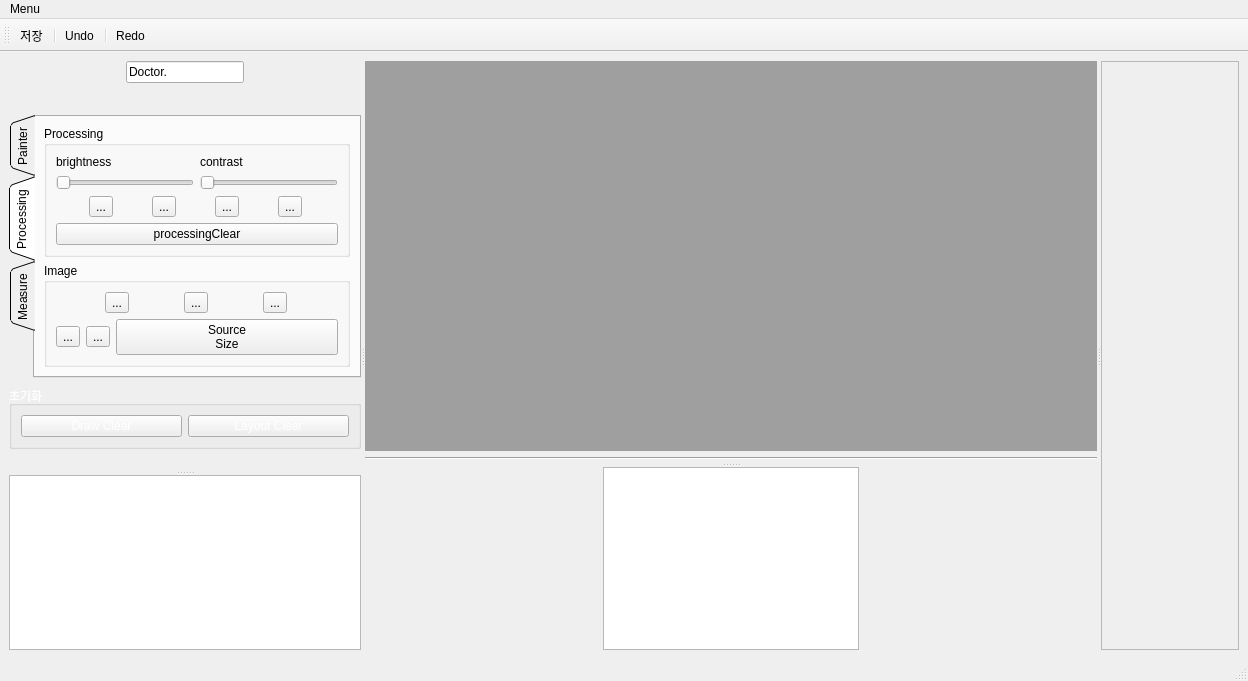
<?xml version="1.0" encoding="UTF-8"?>
<ui version="4.0">
 <class>MainWindow</class>
 <widget class="QMainWindow" name="MainWindow">
  <property name="geometry">
   <rect>
    <x>0</x>
    <y>0</y>
    <width>1248</width>
    <height>681</height>
   </rect>
  </property>
  <property name="windowTitle">
   <string>MainWindow</string>
  </property>
  <property name="styleSheet">
   <string notr="true">QMainWindow {background-color: rgb(32, 56, 100)};

</string>
  </property>
  <widget class="QWidget" name="centralwidget">
   <layout class="QVBoxLayout" name="verticalLayout_2">
    <item>
     <widget class="QSplitter" name="splitter4">
      <property name="orientation">
       <enum>Qt::Horizontal</enum>
      </property>
      <widget class="QSplitter" name="splitter3">
       <property name="orientation">
        <enum>Qt::Horizontal</enum>
       </property>
       <widget class="QSplitter" name="splitter">
        <property name="orientation">
         <enum>Qt::Vertical</enum>
        </property>
        <widget class="QWidget" name="layoutWidget">
         <layout class="QVBoxLayout" name="verticalLayout_8">
          <item>
           <layout class="QVBoxLayout" name="verticalLayout_5">
            <item>
             <layout class="QHBoxLayout" name="horizontalLayout_13">
              <item>
               <spacer name="horizontalSpacer_8">
                <property name="orientation">
                 <enum>Qt::Horizontal</enum>
                </property>
                <property name="sizeHint" stdset="0">
                 <size>
                  <width>40</width>
                  <height>20</height>
                 </size>
                </property>
               </spacer>
              </item>
              <item>
               <widget class="QLineEdit" name="doctorNameLineEdit">
                <property name="text">
                 <string>Doctor.</string>
                </property>
                <property name="readOnly">
                 <bool>true</bool>
                </property>
               </widget>
              </item>
              <item>
               <spacer name="horizontalSpacer_7">
                <property name="orientation">
                 <enum>Qt::Horizontal</enum>
                </property>
                <property name="sizeHint" stdset="0">
                 <size>
                  <width>40</width>
                  <height>20</height>
                 </size>
                </property>
               </spacer>
              </item>
             </layout>
            </item>
            <item>
             <spacer name="verticalSpacer_3">
              <property name="orientation">
               <enum>Qt::Vertical</enum>
              </property>
              <property name="sizeHint" stdset="0">
               <size>
                <width>20</width>
                <height>40</height>
               </size>
              </property>
             </spacer>
            </item>
           </layout>
          </item>
          <item>
           <widget class="QTabWidget" name="tabWidget">
            <property name="tabPosition">
             <enum>QTabWidget::West</enum>
            </property>
            <property name="tabShape">
             <enum>QTabWidget::Triangular</enum>
            </property>
            <property name="currentIndex">
             <number>1</number>
            </property>
            <widget class="QWidget" name="painterTab">
             <attribute name="title">
              <string>Painter</string>
             </attribute>
             <layout class="QVBoxLayout" name="verticalLayout">
              <item>
               <widget class="QGroupBox" name="brushGroupBox">
                <property name="styleSheet">
                 <string notr="true">QGroupBox {color: rgb(255, 255, 255)};</string>
                </property>
                <property name="title">
                 <string>Brush</string>
                </property>
                <layout class="QHBoxLayout" name="horizontalLayout_6">
                 <item>
                  <widget class="QToolButton" name="brushToolButton">
                   <property name="styleSheet">
                    <string notr="true">QToolButton {color: rgb(255, 255, 255)};
</string>
                   </property>
                   <property name="text">
                    <string>Brush</string>
                   </property>
                   <property name="icon">
                    <iconset resource="Image.qrc">
                     <normaloff>:/icon/Image/draw2.png</normaloff>:/icon/Image/draw2.png</iconset>
                   </property>
                  </widget>
                 </item>
                 <item>
                  <widget class="QSpinBox" name="spinBox"/>
                 </item>
                </layout>
               </widget>
              </item>
              <item>
               <widget class="QGroupBox" name="figureGroupBox">
                <property name="styleSheet">
                 <string notr="true">QGroupBox {color: rgb(255, 255, 255)};</string>
                </property>
                <property name="title">
                 <string>Figure</string>
                </property>
                <layout class="QHBoxLayout" name="horizontalLayout_3">
                 <item>
                  <widget class="QToolButton" name="circleToolButton">
                   <property name="minimumSize">
                    <size>
                     <width>0</width>
                     <height>0</height>
                    </size>
                   </property>
                   <property name="text">
                    <string>...</string>
                   </property>
                   <property name="icon">
                    <iconset resource="Image.qrc">
                     <normaloff>:/icon/Image/circle2.png</normaloff>:/icon/Image/circle2.png</iconset>
                   </property>
                   <property name="iconSize">
                    <size>
                     <width>30</width>
                     <height>30</height>
                    </size>
                   </property>
                  </widget>
                 </item>
                 <item>
                  <widget class="QToolButton" name="triangleToolButton">
                   <property name="minimumSize">
                    <size>
                     <width>0</width>
                     <height>0</height>
                    </size>
                   </property>
                   <property name="text">
                    <string>...</string>
                   </property>
                   <property name="icon">
                    <iconset resource="Image.qrc">
                     <normaloff>:/icon/Image/triangle2.png</normaloff>:/icon/Image/triangle2.png</iconset>
                   </property>
                   <property name="iconSize">
                    <size>
                     <width>30</width>
                     <height>30</height>
                    </size>
                   </property>
                  </widget>
                 </item>
                 <item>
                  <widget class="QToolButton" name="rectangleToolButton">
                   <property name="minimumSize">
                    <size>
                     <width>0</width>
                     <height>0</height>
                    </size>
                   </property>
                   <property name="text">
                    <string>...</string>
                   </property>
                   <property name="icon">
                    <iconset resource="Image.qrc">
                     <normaloff>:/icon/Image/rectangle2.png</normaloff>:/icon/Image/rectangle2.png</iconset>
                   </property>
                   <property name="iconSize">
                    <size>
                     <width>30</width>
                     <height>30</height>
                    </size>
                   </property>
                  </widget>
                 </item>
                 <item>
                  <widget class="QToolButton" name="arrowToolButton">
                   <property name="minimumSize">
                    <size>
                     <width>0</width>
                     <height>0</height>
                    </size>
                   </property>
                   <property name="text">
                    <string>...</string>
                   </property>
                   <property name="icon">
                    <iconset resource="Image.qrc">
                     <normaloff>:/icon/Image/arrow3.png</normaloff>:/icon/Image/arrow3.png</iconset>
                   </property>
                   <property name="iconSize">
                    <size>
                     <width>30</width>
                     <height>30</height>
                    </size>
                   </property>
                  </widget>
                 </item>
                </layout>
               </widget>
              </item>
              <item>
               <widget class="QGroupBox" name="colorGroupBox">
                <property name="styleSheet">
                 <string notr="true">QGroupBox {color: rgb(255, 255, 255)};</string>
                </property>
                <property name="title">
                 <string>Color</string>
                </property>
                <layout class="QHBoxLayout" name="horizontalLayout_4">
                 <item>
                  <widget class="QToolButton" name="colorToolButton">
                   <property name="layoutDirection">
                    <enum>Qt::LeftToRight</enum>
                   </property>
                   <property name="text">
                    <string>Color</string>
                   </property>
                   <property name="icon">
                    <iconset resource="Image.qrc">
                     <normaloff>:/icon/Image/color.png</normaloff>:/icon/Image/color.png</iconset>
                   </property>
                   <property name="iconSize">
                    <size>
                     <width>150</width>
                     <height>15</height>
                    </size>
                   </property>
                  </widget>
                 </item>
                </layout>
               </widget>
              </item>
             </layout>
            </widget>
            <widget class="QWidget" name="processingTab">
             <attribute name="title">
              <string>Processing</string>
             </attribute>
             <layout class="QVBoxLayout" name="verticalLayout_4">
              <item>
               <widget class="QGroupBox" name="groupBox">
                <property name="title">
                 <string>Processing</string>
                </property>
                <layout class="QVBoxLayout" name="verticalLayout_12">
                 <item>
                  <layout class="QHBoxLayout" name="horizontalLayout_2">
                   <item>
                    <layout class="QVBoxLayout" name="verticalLayout_9">
                     <item>
                      <widget class="QLabel" name="label">
                       <property name="text">
                        <string>brightness</string>
                       </property>
                       <property name="buddy">
                        <cstring>brightnessSlider</cstring>
                       </property>
                      </widget>
                     </item>
                     <item>
                      <widget class="QSlider" name="brightnessSlider">
                       <property name="orientation">
                        <enum>Qt::Horizontal</enum>
                       </property>
                      </widget>
                     </item>
                    </layout>
                   </item>
                   <item>
                    <layout class="QVBoxLayout" name="verticalLayout_10">
                     <item>
                      <widget class="QLabel" name="label_2">
                       <property name="text">
                        <string>contrast</string>
                       </property>
                       <property name="buddy">
                        <cstring>contrastSlider</cstring>
                       </property>
                      </widget>
                     </item>
                     <item>
                      <widget class="QSlider" name="contrastSlider">
                       <property name="orientation">
                        <enum>Qt::Horizontal</enum>
                       </property>
                      </widget>
                     </item>
                    </layout>
                   </item>
                  </layout>
                 </item>
                 <item>
                  <layout class="QHBoxLayout" name="horizontalLayout">
                   <item>
                    <widget class="QToolButton" name="sharpenToolButton">
                     <property name="text">
                      <string>...</string>
                     </property>
                     <property name="icon">
                      <iconset resource="Image.qrc">
                       <normaloff>:/icon/Image/sharpen.png</normaloff>:/icon/Image/sharpen.png</iconset>
                     </property>
                     <property name="iconSize">
                      <size>
                       <width>30</width>
                       <height>30</height>
                      </size>
                     </property>
                    </widget>
                   </item>
                   <item>
                    <widget class="QToolButton" name="inversionToolButton">
                     <property name="text">
                      <string>...</string>
                     </property>
                     <property name="icon">
                      <iconset resource="Image.qrc">
                       <normaloff>:/icon/Image/Contrast.png</normaloff>:/icon/Image/Contrast.png</iconset>
                     </property>
                     <property name="iconSize">
                      <size>
                       <width>30</width>
                       <height>30</height>
                      </size>
                     </property>
                    </widget>
                   </item>
                   <item>
                    <widget class="QToolButton" name="verticalFlipToolButton">
                     <property name="text">
                      <string>...</string>
                     </property>
                     <property name="icon">
                      <iconset resource="Image.qrc">
                       <normaloff>:/icon/Image/vertical flip.png</normaloff>:/icon/Image/vertical flip.png</iconset>
                     </property>
                     <property name="iconSize">
                      <size>
                       <width>30</width>
                       <height>30</height>
                      </size>
                     </property>
                    </widget>
                   </item>
                   <item>
                    <widget class="QToolButton" name="horizontalFlipToolButton">
                     <property name="text">
                      <string>...</string>
                     </property>
                     <property name="icon">
                      <iconset resource="Image.qrc">
                       <normaloff>:/icon/Image/horizontal flip.png</normaloff>:/icon/Image/horizontal flip.png</iconset>
                     </property>
                     <property name="iconSize">
                      <size>
                       <width>30</width>
                       <height>30</height>
                      </size>
                     </property>
                    </widget>
                   </item>
                  </layout>
                 </item>
                 <item>
                  <widget class="QPushButton" name="processingClear">
                   <property name="text">
                    <string>processingClear</string>
                   </property>
                  </widget>
                 </item>
                </layout>
               </widget>
              </item>
              <item>
               <widget class="QGroupBox" name="imageGroupBox">
                <property name="styleSheet">
                 <string notr="true">QGroupBox {color: rgb(255, 255, 255)};</string>
                </property>
                <property name="title">
                 <string>Image</string>
                </property>
                <layout class="QVBoxLayout" name="verticalLayout_3">
                 <item>
                  <layout class="QHBoxLayout" name="horizontalLayout_10">
                   <item>
                    <widget class="QToolButton" name="zoomInToolButton">
                     <property name="text">
                      <string>...</string>
                     </property>
                     <property name="icon">
                      <iconset resource="Image.qrc">
                       <normaloff>:/icon/Image/zoom.png</normaloff>:/icon/Image/zoom.png</iconset>
                     </property>
                     <property name="iconSize">
                      <size>
                       <width>30</width>
                       <height>30</height>
                      </size>
                     </property>
                    </widget>
                   </item>
                   <item>
                    <widget class="QToolButton" name="zoomOutToolButton">
                     <property name="text">
                      <string>...</string>
                     </property>
                     <property name="icon">
                      <iconset resource="Image.qrc">
                       <normaloff>:/icon/Image/zoomOut.png</normaloff>:/icon/Image/zoomOut.png</iconset>
                     </property>
                     <property name="iconSize">
                      <size>
                       <width>30</width>
                       <height>30</height>
                      </size>
                     </property>
                    </widget>
                   </item>
                   <item>
                    <widget class="QToolButton" name="panningToolButton">
                     <property name="text">
                      <string>...</string>
                     </property>
                     <property name="icon">
                      <iconset resource="Image.qrc">
                       <normaloff>:/icon/Image/panning.png</normaloff>:/icon/Image/panning.png</iconset>
                     </property>
                     <property name="iconSize">
                      <size>
                       <width>30</width>
                       <height>30</height>
                      </size>
                     </property>
                    </widget>
                   </item>
                  </layout>
                 </item>
                 <item>
                  <layout class="QHBoxLayout" name="horizontalLayout_12">
                   <item>
                    <widget class="QToolButton" name="leftRotateToolButton">
                     <property name="text">
                      <string>...</string>
                     </property>
                     <property name="icon">
                      <iconset resource="Image.qrc">
                       <normaloff>:/icon/Image/rotate_L.png</normaloff>:/icon/Image/rotate_L.png</iconset>
                     </property>
                     <property name="iconSize">
                      <size>
                       <width>30</width>
                       <height>30</height>
                      </size>
                     </property>
                    </widget>
                   </item>
                   <item>
                    <widget class="QToolButton" name="rightRotateToolButton">
                     <property name="text">
                      <string>...</string>
                     </property>
                     <property name="icon">
                      <iconset resource="Image.qrc">
                       <normaloff>:/icon/Image/rotate_R.png</normaloff>:/icon/Image/rotate_R.png</iconset>
                     </property>
                     <property name="iconSize">
                      <size>
                       <width>30</width>
                       <height>30</height>
                      </size>
                     </property>
                    </widget>
                   </item>
                   <item>
                    <widget class="QPushButton" name="sourceSizePushButton">
                     <property name="styleSheet">
                      <string notr="true">QPushButton {background-color: rgb(217, 217, 217)};</string>
                     </property>
                     <property name="text">
                      <string>Source
Size</string>
                     </property>
                    </widget>
                   </item>
                  </layout>
                 </item>
                </layout>
               </widget>
              </item>
             </layout>
            </widget>
            <widget class="QWidget" name="measueTab">
             <attribute name="title">
              <string>Measure</string>
             </attribute>
             <layout class="QVBoxLayout" name="verticalLayout_6">
              <item>
               <widget class="QGroupBox" name="measureGroupBox">
                <property name="styleSheet">
                 <string notr="true">QGroupBox {color: rgb(255, 255, 255)};</string>
                </property>
                <property name="title">
                 <string>Measure</string>
                </property>
                <layout class="QHBoxLayout" name="horizontalLayout_5">
                 <item>
                  <widget class="QToolButton" name="rulerToolButton">
                   <property name="minimumSize">
                    <size>
                     <width>0</width>
                     <height>0</height>
                    </size>
                   </property>
                   <property name="text">
                    <string>...</string>
                   </property>
                   <property name="icon">
                    <iconset resource="Image.qrc">
                     <normaloff>:/icon/Image/ruler.png</normaloff>:/icon/Image/ruler.png</iconset>
                   </property>
                   <property name="iconSize">
                    <size>
                     <width>30</width>
                     <height>30</height>
                    </size>
                   </property>
                  </widget>
                 </item>
                 <item>
                  <widget class="QToolButton" name="measureToolButton">
                   <property name="minimumSize">
                    <size>
                     <width>0</width>
                     <height>0</height>
                    </size>
                   </property>
                   <property name="text">
                    <string>...</string>
                   </property>
                   <property name="icon">
                    <iconset resource="Image.qrc">
                     <normaloff>:/icon/Image/measure.png</normaloff>:/icon/Image/measure.png</iconset>
                   </property>
                   <property name="iconSize">
                    <size>
                     <width>30</width>
                     <height>30</height>
                    </size>
                   </property>
                  </widget>
                 </item>
                 <item>
                  <widget class="QToolButton" name="protractorToolButton">
                   <property name="minimumSize">
                    <size>
                     <width>0</width>
                     <height>0</height>
                    </size>
                   </property>
                   <property name="text">
                    <string>...</string>
                   </property>
                   <property name="icon">
                    <iconset resource="Image.qrc">
                     <normaloff>:/icon/Image/progtractor.png</normaloff>:/icon/Image/progtractor.png</iconset>
                   </property>
                   <property name="iconSize">
                    <size>
                     <width>30</width>
                     <height>30</height>
                    </size>
                   </property>
                  </widget>
                 </item>
                </layout>
               </widget>
              </item>
              <item>
               <widget class="QGroupBox" name="implantGroupBox">
                <property name="styleSheet">
                 <string notr="true">QGroupBox {color: rgb(255, 255, 255)};</string>
                </property>
                <property name="title">
                 <string>Implant</string>
                </property>
                <layout class="QHBoxLayout" name="horizontalLayout_11">
                 <item>
                  <widget class="QToolButton" name="implantToolButton">
                   <property name="minimumSize">
                    <size>
                     <width>100</width>
                     <height>0</height>
                    </size>
                   </property>
                   <property name="sizeIncrement">
                    <size>
                     <width>0</width>
                     <height>0</height>
                    </size>
                   </property>
                   <property name="text">
                    <string>...</string>
                   </property>
                   <property name="icon">
                    <iconset resource="Image.qrc">
                     <normaloff>:/icon/Image/implant.png</normaloff>:/icon/Image/implant.png</iconset>
                   </property>
                   <property name="iconSize">
                    <size>
                     <width>30</width>
                     <height>30</height>
                    </size>
                   </property>
                  </widget>
                 </item>
                </layout>
               </widget>
              </item>
             </layout>
            </widget>
           </widget>
          </item>
          <item>
           <layout class="QVBoxLayout" name="verticalLayout_7">
            <item>
             <spacer name="verticalSpacer_4">
              <property name="orientation">
               <enum>Qt::Vertical</enum>
              </property>
              <property name="sizeHint" stdset="0">
               <size>
                <width>20</width>
                <height>15</height>
               </size>
              </property>
             </spacer>
            </item>
            <item>
             <widget class="QGroupBox" name="initializationGroupBox">
              <property name="palette">
               <palette>
                <active>
                 <colorrole role="WindowText">
                  <brush brushstyle="SolidPattern">
                   <color alpha="255">
                    <red>255</red>
                    <green>255</green>
                    <blue>255</blue>
                   </color>
                  </brush>
                 </colorrole>
                 <colorrole role="Text">
                  <brush brushstyle="SolidPattern">
                   <color alpha="255">
                    <red>255</red>
                    <green>255</green>
                    <blue>255</blue>
                   </color>
                  </brush>
                 </colorrole>
                 <colorrole role="ButtonText">
                  <brush brushstyle="SolidPattern">
                   <color alpha="255">
                    <red>255</red>
                    <green>255</green>
                    <blue>255</blue>
                   </color>
                  </brush>
                 </colorrole>
                 <colorrole role="PlaceholderText">
                  <brush brushstyle="SolidPattern">
                   <color alpha="255">
                    <red>255</red>
                    <green>255</green>
                    <blue>255</blue>
                   </color>
                  </brush>
                 </colorrole>
                </active>
                <inactive>
                 <colorrole role="WindowText">
                  <brush brushstyle="SolidPattern">
                   <color alpha="255">
                    <red>255</red>
                    <green>255</green>
                    <blue>255</blue>
                   </color>
                  </brush>
                 </colorrole>
                 <colorrole role="Text">
                  <brush brushstyle="SolidPattern">
                   <color alpha="255">
                    <red>255</red>
                    <green>255</green>
                    <blue>255</blue>
                   </color>
                  </brush>
                 </colorrole>
                 <colorrole role="ButtonText">
                  <brush brushstyle="SolidPattern">
                   <color alpha="255">
                    <red>255</red>
                    <green>255</green>
                    <blue>255</blue>
                   </color>
                  </brush>
                 </colorrole>
                 <colorrole role="PlaceholderText">
                  <brush brushstyle="SolidPattern">
                   <color alpha="255">
                    <red>255</red>
                    <green>255</green>
                    <blue>255</blue>
                   </color>
                  </brush>
                 </colorrole>
                </inactive>
                <disabled>
                 <colorrole role="WindowText">
                  <brush brushstyle="SolidPattern">
                   <color alpha="255">
                    <red>255</red>
                    <green>255</green>
                    <blue>255</blue>
                   </color>
                  </brush>
                 </colorrole>
                 <colorrole role="Text">
                  <brush brushstyle="SolidPattern">
                   <color alpha="255">
                    <red>255</red>
                    <green>255</green>
                    <blue>255</blue>
                   </color>
                  </brush>
                 </colorrole>
                 <colorrole role="ButtonText">
                  <brush brushstyle="SolidPattern">
                   <color alpha="255">
                    <red>255</red>
                    <green>255</green>
                    <blue>255</blue>
                   </color>
                  </brush>
                 </colorrole>
                 <colorrole role="PlaceholderText">
                  <brush brushstyle="SolidPattern">
                   <color alpha="255">
                    <red>255</red>
                    <green>255</green>
                    <blue>255</blue>
                   </color>
                  </brush>
                 </colorrole>
                </disabled>
               </palette>
              </property>
              <property name="autoFillBackground">
               <bool>false</bool>
              </property>
              <property name="styleSheet">
               <string notr="true">QGroupBox {color: rgb(255, 255, 255)};


</string>
              </property>
              <property name="title">
               <string>초기화</string>
              </property>
              <property name="checkable">
               <bool>false</bool>
              </property>
              <layout class="QHBoxLayout" name="horizontalLayout_8">
               <item>
                <widget class="QPushButton" name="drawClearPushButton">
                 <property name="styleSheet">
                  <string notr="true">QPushButton {background-color: rgb(217, 217, 217)};</string>
                 </property>
                 <property name="text">
                  <string>Draw Clear</string>
                 </property>
                </widget>
               </item>
               <item>
                <widget class="QPushButton" name="layoutClearPushButton">
                 <property name="styleSheet">
                  <string notr="true">QPushButton {background-color: rgb(217, 217, 217)};
</string>
                 </property>
                 <property name="text">
                  <string>Layout Clear</string>
                 </property>
                </widget>
               </item>
              </layout>
             </widget>
            </item>
           </layout>
          </item>
          <item>
           <spacer name="verticalSpacer_2">
            <property name="orientation">
             <enum>Qt::Vertical</enum>
            </property>
            <property name="sizeHint" stdset="0">
             <size>
              <width>256</width>
              <height>36</height>
             </size>
            </property>
           </spacer>
          </item>
         </layout>
        </widget>
        <widget class="QTableView" name="patientTableView">
         <property name="editTriggers">
          <set>QAbstractItemView::NoEditTriggers</set>
         </property>
         <property name="alternatingRowColors">
          <bool>true</bool>
         </property>
         <property name="selectionBehavior">
          <enum>QAbstractItemView::SelectRows</enum>
         </property>
         <attribute name="verticalHeaderDefaultSectionSize">
          <number>15</number>
         </attribute>
        </widget>
       </widget>
       <widget class="QSplitter" name="splitter2">
        <property name="orientation">
         <enum>Qt::Vertical</enum>
        </property>
        <widget class="QWidget" name="layoutWidget">
         <layout class="QVBoxLayout" name="verticalLayout_11">
          <item>
           <widget class="QMdiArea" name="mdiArea">
            <property name="styleSheet">
             <string notr="true">QMdiArea {background-color: rgb(32, 56, 100)};
</string>
            </property>
            <property name="viewMode">
             <enum>QMdiArea::TabbedView</enum>
            </property>
           </widget>
          </item>
          <item>
           <widget class="Line" name="line">
            <property name="orientation">
             <enum>Qt::Horizontal</enum>
            </property>
           </widget>
          </item>
          <item>
           <spacer name="verticalSpacer">
            <property name="orientation">
             <enum>Qt::Vertical</enum>
            </property>
            <property name="sizeHint" stdset="0">
             <size>
              <width>522</width>
              <height>13</height>
             </size>
            </property>
           </spacer>
          </item>
         </layout>
        </widget>
        <widget class="QWidget" name="layoutWidget">
         <layout class="QHBoxLayout" name="horizontalLayout_14">
          <item>
           <spacer name="horizontalSpacer_9">
            <property name="orientation">
             <enum>Qt::Horizontal</enum>
            </property>
            <property name="sizeHint" stdset="0">
             <size>
              <width>40</width>
              <height>20</height>
             </size>
            </property>
           </spacer>
          </item>
          <item>
           <widget class="QListWidget" name="listWidget"/>
          </item>
          <item>
           <spacer name="horizontalSpacer_10">
            <property name="orientation">
             <enum>Qt::Horizontal</enum>
            </property>
            <property name="sizeHint" stdset="0">
             <size>
              <width>40</width>
              <height>20</height>
             </size>
            </property>
           </spacer>
          </item>
         </layout>
        </widget>
       </widget>
      </widget>
      <widget class="QFrame" name="frame">
       <property name="maximumSize">
        <size>
         <width>16777215</width>
         <height>16777215</height>
        </size>
       </property>
       <property name="frameShape">
        <enum>QFrame::StyledPanel</enum>
       </property>
       <property name="frameShadow">
        <enum>QFrame::Raised</enum>
       </property>
      </widget>
     </widget>
    </item>
   </layout>
  </widget>
  <widget class="QMenuBar" name="menubar">
   <property name="geometry">
    <rect>
     <x>0</x>
     <y>0</y>
     <width>1248</width>
     <height>17</height>
    </rect>
   </property>
   <widget class="QMenu" name="menuMenu">
    <property name="title">
     <string>Menu</string>
    </property>
   </widget>
   <addaction name="menuMenu"/>
  </widget>
  <widget class="QStatusBar" name="statusbar"/>
  <widget class="QToolBar" name="toolBar">
   <property name="windowTitle">
    <string>toolBar</string>
   </property>
   <attribute name="toolBarArea">
    <enum>TopToolBarArea</enum>
   </attribute>
   <attribute name="toolBarBreak">
    <bool>false</bool>
   </attribute>
   <addaction name="actionSave"/>
   <addaction name="separator"/>
   <addaction name="actionUndo"/>
   <addaction name="separator"/>
   <addaction name="actionRedo"/>
  </widget>
  <action name="actionSave">
   <property name="text">
    <string>저장</string>
   </property>
  </action>
  <action name="actionRedo">
   <property name="text">
    <string>Redo</string>
   </property>
  </action>
  <action name="actionUndo">
   <property name="text">
    <string>Undo</string>
   </property>
  </action>
 </widget>
 <resources>
  <include location="Image.qrc"/>
 </resources>
 <connections/>
</ui>
